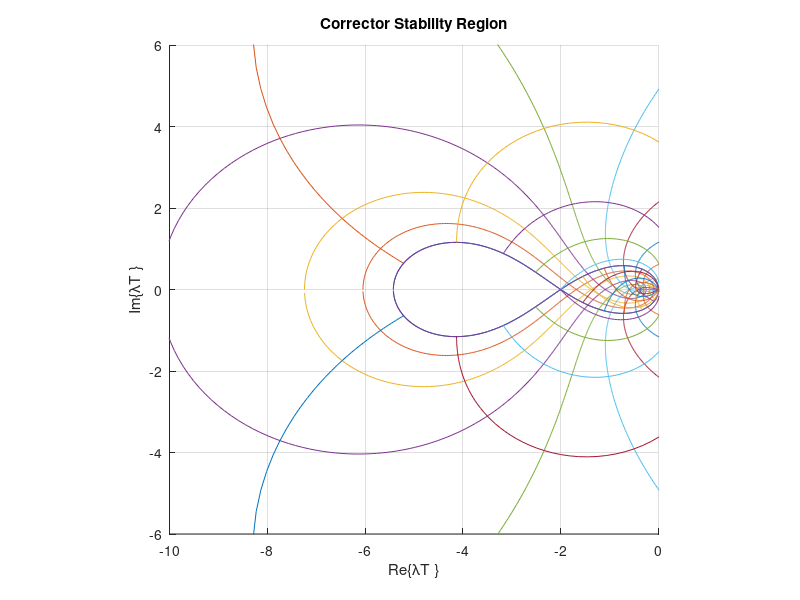

The MATLAB source for this figure:
% Midterm Exam: System Simulation
% Written by Josh Humphrey
% Problem 4

% Midterm Exam: System Simulation
% Written by Josh Humphrey
% Problem 2

Nr=10;
Nt=21;
animate=0;
rvec=linspace(1,Nr,Nr)/Nr;

theta=linspace(-pi,pi,1001);
theta=theta(1:length(theta)-1);

b0 = (117/289);
b1 = (399/588);
b2 = (-55/578);
xlow = -10;
xhigh = 0;
ylow = -6;
yhigh = 6;

for m=1:Nr
    z=rvec(Nr-m+1)*exp(1i*theta);
    w = (z.^2-z)./(b2*z.^2+b1*z+b0);
    hold on
    plot(real(w),imag(w))
    hold off
    title(['Corrector Stability Region; r=',num2str(rvec(m))])
    xlabel('Re\{{\lambda}T \}')
    ylabel('Im\{{\lambda}T \}')
    axis([xlow xhigh ylow yhigh])
    axis square
    grid on
    pause(0.5)
end

tvec=linspace(0,Nt-1,Nt)*(2*pi)/Nt;
rho=linspace(0,1,101);
z=1*exp(1i*theta);
w = (z.^2-z)./(b2*z.^2+b1*z+b0);
hold on
    plot(real(w),imag(w))
hold off

axis([xlow xhigh ylow yhigh])
axis square
grid on


for m=1:Nt
    z=rho*exp(1i*tvec(m));
    w = (z.^2-z)./(b2*z.^2+b1*z+b0);

    if(animate==1)
        for n=1:length(rho)
            hold on
                plot(real(w(n)),imag(w(n)))
            hold off
            pause(0.01)
        end
    end

    hold on
        plot(real(w),imag(w))
    hold off
    title('Corrector Stability Region')
    xlabel('Re\{{\lambda}T \}')
    ylabel('Im\{{\lambda}T \}')
    axis([xlow xhigh ylow yhigh])
    axis square
    grid on
end
